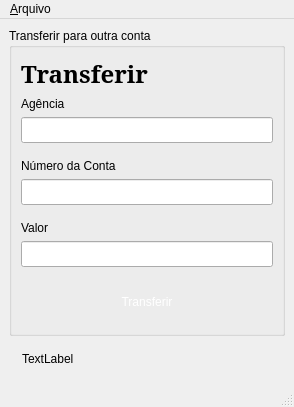
<?xml version="1.0" encoding="UTF-8"?>
<ui version="4.0">
 <class>MainWindow</class>
 <widget class="QMainWindow" name="MainWindow">
  <property name="geometry">
   <rect>
    <x>0</x>
    <y>0</y>
    <width>294</width>
    <height>407</height>
   </rect>
  </property>
  <property name="windowTitle">
   <string>MainWindow</string>
  </property>
  <widget class="QWidget" name="centralwidget">
   <layout class="QVBoxLayout" name="verticalLayout">
    <item>
     <widget class="QGroupBox" name="groupBox_4">
      <property name="title">
       <string>Transferir para outra conta</string>
      </property>
      <layout class="QVBoxLayout" name="verticalLayout_3">
       <item>
        <widget class="QLabel" name="lbl_nome_usuario_2">
         <property name="font">
          <font>
           <family>Noto Serif</family>
           <pointsize>18</pointsize>
           <weight>75</weight>
           <bold>true</bold>
          </font>
         </property>
         <property name="text">
          <string>Transferir</string>
         </property>
        </widget>
       </item>
       <item>
        <widget class="QLabel" name="label_8">
         <property name="styleSheet">
          <string notr="true">font: 10pt &quot;Calibri&quot;;</string>
         </property>
         <property name="text">
          <string>Agência</string>
         </property>
        </widget>
       </item>
       <item>
        <widget class="QLineEdit" name="inp_agencia">
         <property name="styleSheet">
          <string notr="true">font: 10pt &quot;Calibri&quot;;
padding: 4px;
margin-bottom: 10px;</string>
         </property>
         <property name="readOnly">
          <bool>false</bool>
         </property>
        </widget>
       </item>
       <item>
        <widget class="QLabel" name="label_9">
         <property name="styleSheet">
          <string notr="true">font: 10pt &quot;Calibri&quot;;</string>
         </property>
         <property name="text">
          <string>Número da Conta</string>
         </property>
        </widget>
       </item>
       <item>
        <widget class="QLineEdit" name="inp_numero_conta">
         <property name="styleSheet">
          <string notr="true">font: 10pt &quot;Calibri&quot;;
padding: 4px;
margin-bottom: 10px;</string>
         </property>
        </widget>
       </item>
       <item>
        <widget class="QLabel" name="label_10">
         <property name="styleSheet">
          <string notr="true">font: 10pt &quot;Calibri&quot;;</string>
         </property>
         <property name="text">
          <string>Valor</string>
         </property>
        </widget>
       </item>
       <item>
        <widget class="QLineEdit" name="inp_valor">
         <property name="styleSheet">
          <string notr="true">font: 10pt &quot;Calibri&quot;;
padding: 4px;
margin-bottom: 10px;</string>
         </property>
        </widget>
       </item>
       <item>
        <widget class="QPushButton" name="btn_transferir">
         <property name="styleSheet">
          <string notr="true">font: 10pt &quot;Calibri&quot;;
padding: 8px;
background-color: '#00C569'; 
color: white;
border: none;
margin: 4px 0;</string>
         </property>
         <property name="text">
          <string>Transferir</string>
         </property>
        </widget>
       </item>
       <item>
        <spacer name="verticalSpacer_3">
         <property name="orientation">
          <enum>Qt::Vertical</enum>
         </property>
         <property name="sizeHint" stdset="0">
          <size>
           <width>20</width>
           <height>40</height>
          </size>
         </property>
        </spacer>
       </item>
      </layout>
     </widget>
    </item>
    <item>
     <widget class="QLabel" name="lbl_mensagem">
      <property name="styleSheet">
       <string notr="true">color: '#333A44';
padding: 10px;</string>
      </property>
      <property name="text">
       <string>TextLabel</string>
      </property>
     </widget>
    </item>
   </layout>
  </widget>
  <widget class="QMenuBar" name="menubar">
   <property name="geometry">
    <rect>
     <x>0</x>
     <y>0</y>
     <width>294</width>
     <height>21</height>
    </rect>
   </property>
   <widget class="QMenu" name="menu_Arquivo">
    <property name="title">
     <string>&amp;Arquivo</string>
    </property>
    <addaction name="action_Exit"/>
   </widget>
   <addaction name="menu_Arquivo"/>
  </widget>
  <widget class="QStatusBar" name="statusbar"/>
  <action name="action_Exit">
   <property name="text">
    <string>&amp;Exit</string>
   </property>
  </action>
 </widget>
 <resources/>
 <connections/>
</ui>
